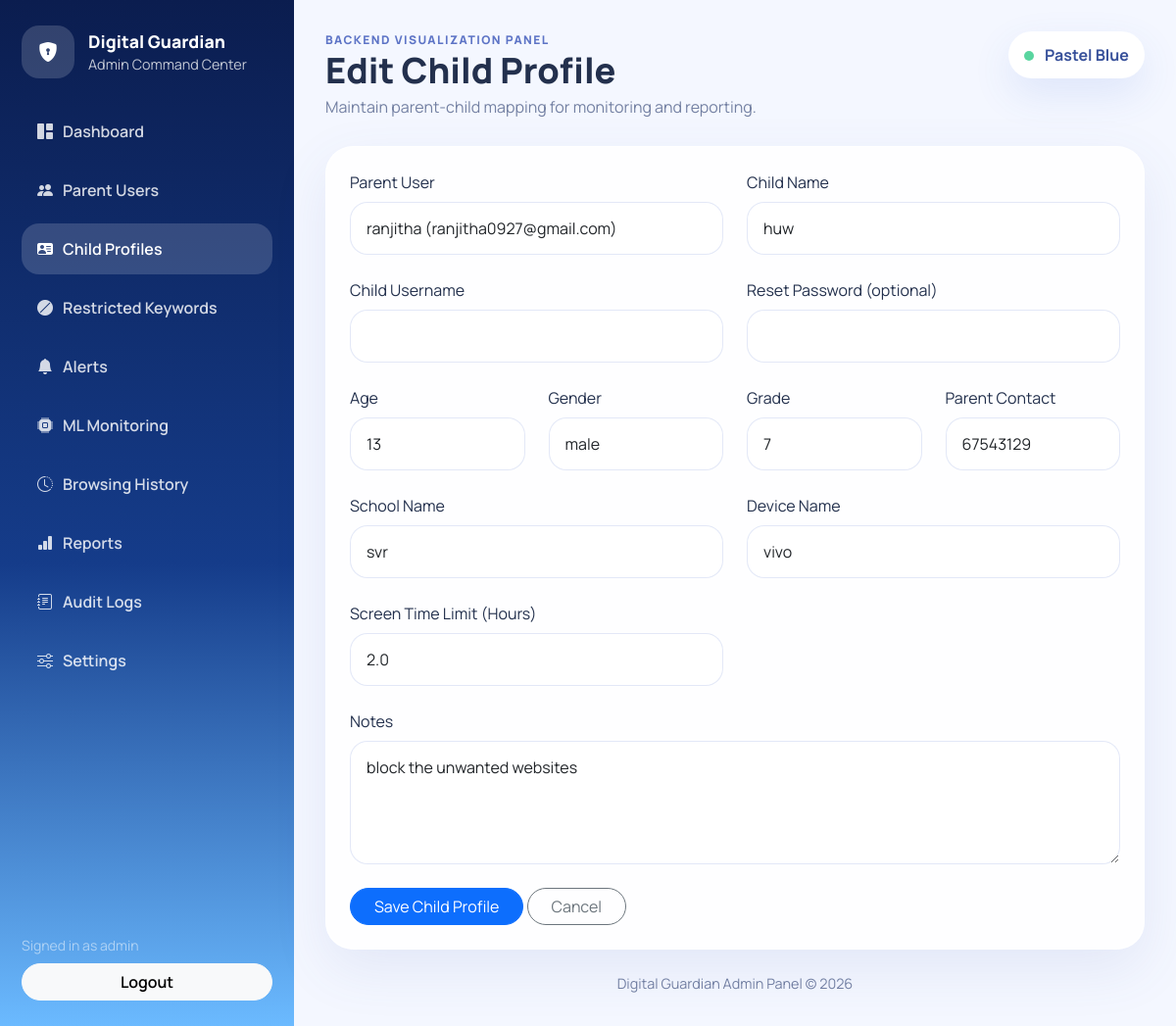
The page /admin/children/2/edit (signed in) on the database its author committed.
### app/models/__init__.py (models this page shows, shortened)
class AdminPanelSetting(db.Model):
    __tablename__ = "admin_panel_settings"
    id = db.Column(db.Integer, primary_key=True)
    theme = db.Column(db.String(30), default="pastel-blue", nullable=False)
    security_mode = db.Column(db.String(40), default="strict", nullable=False)
    support_email = db.Column(db.String(160), default="support@digitalguardian.local", nullable=False)
    app_info = db.Column(
        db.String(255),
        default="Digital Guardian Admin Panel",
        nullable=False,
    )
    monitoring_enabled = db.Column(db.Boolean, default=True, nullable=False)
    created_at = db.Column(db.DateTime, default=datetime.utcnow, nullable=False)
    updated_at = db.Column(db.DateTime, default=datetime.utcnow, onupdate=datetime.utcnow, nullable=False)

class ChildProfile(db.Model):
    __tablename__ = "child_profiles"
    id = db.Column(db.Integer, primary_key=True)
    parent_id = db.Column(db.Integer, db.ForeignKey("parent_users.id"), nullable=False)
    child_name = db.Column(db.String(120), nullable=False)
    child_username = db.Column(db.String(80), unique=True, index=True, nullable=False, default="")
    password_hash = db.Column(db.String(255), nullable=False, default="")
    age = db.Column(db.Integer, nullable=False)
    gender = db.Column(db.String(40), nullable=False)
    grade = db.Column(db.String(80), nullable=False)
    school_name = db.Column(db.String(180), nullable=False)
    parent_contact = db.Column(db.String(80), nullable=False)
    device_name = db.Column(db.String(120), nullable=False)
    screen_time_limit_hours = db.Column(db.Float, nullable=False, default=2.0)
    notes = db.Column(db.Text)
    is_active = db.Column(db.Boolean, default=True, nullable=False)
    created_at = db.Column(db.DateTime, default=datetime.utcnow, nullable=False)

class ParentUser(db.Model):
    __tablename__ = "parent_users"
    id = db.Column(db.Integer, primary_key=True)
    parent_name = db.Column(db.String(120), nullable=False)
    email = db.Column(db.String(160), unique=True, nullable=False, index=True)
    phone_number = db.Column(db.String(40), nullable=False, default="")
    password_hash = db.Column(db.String(255), nullable=False)
    created_at = db.Column(db.DateTime, default=datetime.utcnow, nullable=False)
    children = db.relationship("ChildProfile", backref="parent", lazy=True, cascade="all, delete-orphan")
    alerts = db.relationship("Alert", backref="parent", lazy=True, cascade="all, delete-orphan")
    reports = db.relationship("Report", backref="parent", lazy=True, cascade="all, delete-orphan")
    settings = db.relationship("Setting", backref="parent", lazy=True, uselist=False, cascade="all, delete-orphan")
    notifications = db.relationship("NotificationLog", backref="parent", lazy=True, cascade="all, delete-orphan")
    safe_search_results = db.relationship("SafeSearchResult", backref="parent", lazy=True, cascade="all, delete-orphan")
    activities = db.relationship("ActivityLog", backref="parent", lazy=True, cascade="all, delete-orphan")

### app/routes/admin.py (the view, shortened to what this page needs)
@admin_bp.route("/children/<int:child_id>/edit", methods=["GET", "POST"])
@admin_required
def edit_child(child_id):
    child = ChildProfile.query.get_or_404(child_id)
    parents_list = ParentUser.query.order_by(ParentUser.parent_name.asc()).all()
    return render_template("admin/child_form.html", child=child, parents=parents_list)

### app/models/__init__.py (called while the page is built)
def get_admin_panel_settings():
    settings = AdminPanelSetting.query.first()
    if settings is None:
        settings = AdminPanelSetting()
        db.session.add(settings)
        db.session.commit()
    return settings

### app/routes/admin.py (called while the page is built)
def admin_required(view):
    @wraps(view)
    def wrapped_view(*args, **kwargs):
        if "admin_id" not in session:
            return redirect(url_for("admin.login", next=request.path))
        return view(*args, **kwargs)
    return wrapped_view

@admin_bp.app_context_processor
def inject_admin_globals():
    return {
        "admin_username": session.get("admin_username"),
        "admin_theme": get_admin_panel_settings().theme if db.session else "pastel-blue",
        "current_year": datetime.utcnow().year,
    }

### app/templates/admin/child_form.html (shortened to what this page needs)
{% extends "admin/base.html" %}
{% block page_title %}{{ 'Edit Child Profile' if child else 'Add Child Profile' }}{% endblock %}
{% block page_subtitle %}Maintain parent-child mapping for monitoring and reporting.{% endblock %}
{% block content %}
<div class="panel-card form-card">
  <form method="post" class="row g-4">
    <div class="col-md-6">
      <label class="form-label">Parent User</label>
      <select class="form-select" name="parent_id" required>
        {% for parent in parents %}
        <option value="{{ parent.id }}" {% if child and child.parent_id == parent.id %}selected{% endif %}>{{ parent.parent_name }} ({{ parent.email }})</option>
        {% endfor %}
      </select>
    </div>
    <div class="col-md-6"><label class="form-label">Child Name</label><input class="form-control" name="child_name" value="{{ child.child_name if child else '' }}" required></div>
    <div class="col-md-6"><label class="form-label">Child Username</label><input class="form-control" name="child_username" value="{{ child.child_username if child else '' }}" required></div>
    <div class="col-md-6"><label class="form-label">{{ 'Reset Password (optional)' if child else 'Password' }}</label><input type="password" class="form-control" name="password" {% if not child %}required{% endif %}></div>
    <div class="col-md-3"><label class="form-label">Age</label><input type="number" class="form-control" name="age" value="{{ child.age if child else '' }}" required></div>
    <div class="col-md-3"><label class="form-label">Gender</label><input class="form-control" name="gender" value="{{ child.gender if child else '' }}" required></div>
    <div class="col-md-3"><label class="form-label">Grade</label><input class="form-control" name="grade" value="{{ child.grade if child else '' }}" required></div>
    <div class="col-md-3"><label class="form-label">Parent Contact</label><input class="form-control" name="parent_contact" value="{{ child.parent_contact if child else '' }}" required></div>
    <div class="col-md-6"><label class="form-label">School Name</label><input class="form-control" name="school_name" value="{{ child.school_name if child else '' }}" required></div>
    <div class="col-md-6"><label class="form-label">Device Name</label><input class="form-control" name="device_name" value="{{ child.device_name if child else '' }}" required></div>
    <div class="col-md-6"><label class="form-label">Screen Time Limit (Hours)</label><input type="number" step="0.5" class="form-control" name="screen_time_limit_hours" value="{{ child.screen_time_limit_hours if child else 2.0 }}" required></div>
    <div class="col-12"><label class="form-label">Notes</label><textarea class="form-control" name="notes" rows="4">{{ child.notes if child else '' }}</textarea></div>
    <div class="col-12">
      <button class="btn btn-primary rounded-pill px-4">Save Child Profile</button>
      <a class="btn btn-outline-secondary rounded-pill px-4" href="{{ url_for('admin.children') }}">Cancel</a>
    </div>
  </form>
</div>
{% endblock %}

### app/templates/admin/base.html (shortened to what this page needs)
<!doctype html>
<html lang="en">
<head>
  <link href="https://cdn.jsdelivr.net/npm/bootstrap@5.3.3/dist/css/bootstrap.min.css" rel="stylesheet">
  <link href="https://cdn.jsdelivr.net/npm/bootstrap-icons@1.11.3/font/bootstrap-icons.css" rel="stylesheet">
  <link href="{{ url_for('admin.static', filename='admin.css') }}" rel="stylesheet">
</head>
<body class="admin-shell">
  <div class="admin-layout">
    <aside class="admin-sidebar">
      <div>
        <a class="brand-block text-decoration-none" href="{{ url_for('admin.dashboard') }}">
          <div class="brand-icon"><i class="bi bi-shield-lock-fill"></i></div>
          <div>
            <div class="brand-title">Digital Guardian</div>
            <div class="brand-subtitle">Admin Command Center</div>
          </div>
        </a>
        <nav class="nav flex-column nav-pills admin-nav">
          <a class="nav-link {% if request.endpoint == 'admin.dashboard' %}active{% endif %}" href="{{ url_for('admin.dashboard') }}"><i class="bi bi-grid-1x2-fill"></i>Dashboard</a>
          <a class="nav-link {% if request.endpoint in ['admin.parents', 'admin.create_parent', 'admin.edit_parent'] %}active{% endif %}" href="{{ url_for('admin.parents') }}"><i class="bi bi-people-fill"></i>Parent Users</a>
          <a class="nav-link {% if request.endpoint in ['admin.children', 'admin.create_child', 'admin.edit_child'] %}active{% endif %}" href="{{ url_for('admin.children') }}"><i class="bi bi-person-vcard-fill"></i>Child Profiles</a>
          <a class="nav-link {% if request.endpoint in ['admin.keywords', 'admin.create_keyword', 'admin.edit_keyword'] %}active{% endif %}" href="{{ url_for('admin.keywords') }}"><i class="bi bi-ban-fill"></i>Restricted Keywords</a>
          <a class="nav-link {% if request.endpoint == 'admin.alerts' %}active{% endif %}" href="{{ url_for('admin.alerts') }}"><i class="bi bi-bell-fill"></i>Alerts</a>
          <a class="nav-link {% if request.endpoint == 'admin.ml_monitoring' %}active{% endif %}" href="{{ url_for('admin.ml_monitoring') }}"><i class="bi bi-cpu-fill"></i>ML Monitoring</a>
          <a class="nav-link {% if request.endpoint == 'admin.history' %}active{% endif %}" href="{{ url_for('admin.history') }}"><i class="bi bi-clock-history"></i>Browsing History</a>
          <a class="nav-link {% if request.endpoint == 'admin.reports' %}active{% endif %}" href="{{ url_for('admin.reports') }}"><i class="bi bi-bar-chart-fill"></i>Reports</a>
          <a class="nav-link {% if request.endpoint == 'admin.audit_logs' %}active{% endif %}" href="{{ url_for('admin.audit_logs') }}"><i class="bi bi-journal-text"></i>Audit Logs</a>
          <a class="nav-link {% if request.endpoint == 'admin.settings' %}active{% endif %}" href="{{ url_for('admin.settings') }}"><i class="bi bi-sliders"></i>Settings</a>
        </nav>
      </div>
      <div class="sidebar-footer">
        <div class="small text-white-50 mb-2">Signed in as {{ admin_username }}</div>
        <a href="{{ url_for('admin.logout') }}" class="btn btn-light w-100 rounded-pill fw-semibold">Logout</a>
      </div>
    </aside>
    <main class="admin-content">
      <div class="content-topbar">
        <div>
          <div class="eyebrow">Backend visualization panel</div>
          <h1 class="page-title mb-1">{% block page_title %}Dashboard{% endblock %}</h1>
          <p class="page-subtitle mb-0">{% block page_subtitle %}Real-time admin insight for Digital Guardian.{% endblock %}</p>
        </div>
        <div class="status-pill">
          <span class="status-dot"></span>
          {{ admin_theme|replace('-', ' ')|title }}
        </div>
      </div>
      {% block content %}{% endblock %}
      <footer class="admin-footer">Digital Guardian Admin Panel &copy; {{ current_year }}</footer>
    </main>
  </div>
</body>
</html>

### app/static/admin.css (style rules this page uses)
:root { --bg: #f4f7ff; --sidebar: linear-gradient(180deg, #0b1d4f 0%, #153c8a 55%, #6bbaff 100%); --text: #23304d; --muted: #7481a3; --card: rgba(255, 255, 255, 0.86); --line: rgba(91, 140, 255, 0.12); }
* { box-sizing: border-box; }
body { font-family: "Manrope", sans-serif; background: var(--bg); color: var(--text); }
.admin-layout { display: flex; min-height: 100vh; }
.admin-sidebar { width: 300px; padding: 26px 22px; display: flex; flex-direction: column; justify-content: space-between; background: var(--sidebar); color: white; }
.brand-block { display: flex; gap: 14px; align-items: center; margin-bottom: 28px; }
.brand-icon { width: 54px; height: 54px; border-radius: 18px; display: grid; place-items: center; background: rgba(255,255,255,0.16); color: white; font-size: 1.25rem; }
.brand-title { font-size: 1.1rem; font-weight: 800; color: white; }
.brand-subtitle { font-size: 0.9rem; color: rgba(255,255,255,0.75); }
.admin-nav .nav-link { color: rgba(255,255,255,0.82); border-radius: 18px; padding: 14px 16px; font-weight: 600; margin-bottom: 8px; }
.admin-nav .nav-link i { margin-right: 10px; }
.admin-nav .nav-link.active, .admin-nav .nav-link:hover { background: rgba(255,255,255,0.16); color: white; }
.admin-content { flex: 1; padding: 32px; }
.content-topbar { display: flex; justify-content: space-between; align-items: flex-start; gap: 16px; margin-bottom: 28px; }
.eyebrow { text-transform: uppercase; letter-spacing: .12em; font-size: .75rem; font-weight: 800; color: #5d74c6; }
.page-title { font-size: clamp(1.9rem, 3vw, 2.8rem); font-weight: 800; }
.page-subtitle { color: var(--muted); max-width: 60ch; }
.status-pill { padding: 12px 16px; background: white; border-radius: 999px; color: #37509a; box-shadow: 0 16px 40px rgba(64, 104, 211, 0.12); font-weight: 700; }
.status-dot { display: inline-block; width: 10px; height: 10px; background: #59d59f; border-radius: 50%; margin-right: 8px; }
.metric-card, .panel-card { background: var(--card); border: 1px solid rgba(255,255,255,0.65); border-radius: 28px; box-shadow: 0 20px 55px rgba(74, 97, 174, 0.10); backdrop-filter: blur(22px); }
.panel-card { padding: 24px; }
.form-card .form-control, .form-card .form-select, .login-form-wrap .form-control { border-radius: 18px; padding: 14px 16px; border-color: rgba(130, 151, 219, 0.22); background: rgba(255,255,255,0.85); }
.sidebar-footer { margin-top: 24px; }
.admin-footer { color: var(--muted); margin-top: 24px; text-align: center; font-size: .9rem; }

### rows shown on the page
AdminPanelSetting: theme "Pastel Blue"
ChildProfile: parent_id "ranjitha (ranjitha0927@gmail.com)", child_name "huw", age "13", gender "male", grade "7", parent_contact "67543129", school_name "svr", device_name "vivo", screen_time_limit_hours "2.0", notes "block the unwanted websites"

### other values the page prints
{{ admin_username }} "admin"
{{ 'Edit Child Profile' if child else 'Add Child Profile' }} "Edit Child Profile"
{{ 'Reset Password (optional)' if child else 'Password' }} "Reset Password (optional)"
